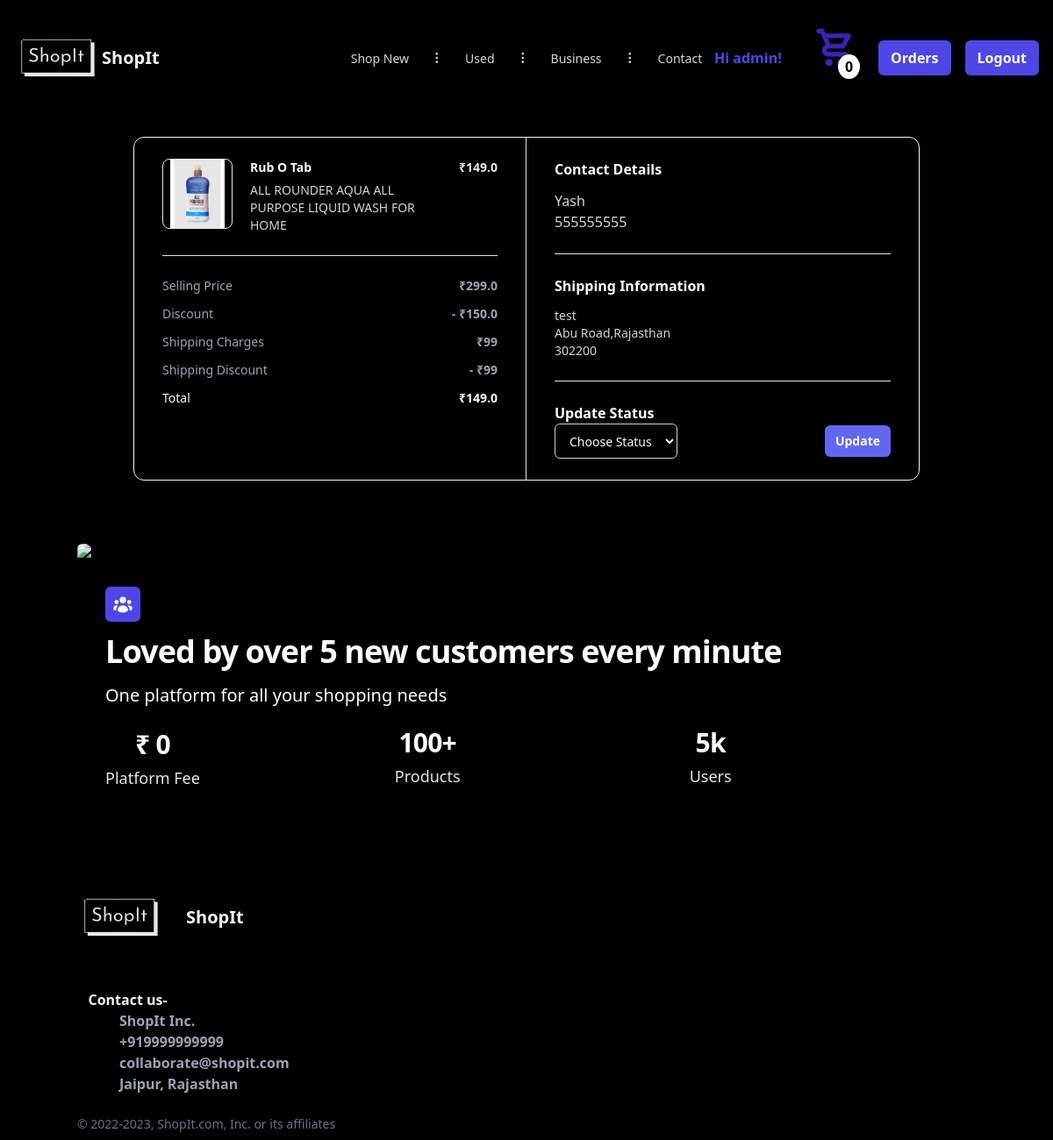
The page /orders/7/ (signed in) on the database its author committed.
### ecom/models.py (models this page shows, shortened)
class Orders(models.Model):
    title = models.CharField(max_length=100)
    price = models.FloatField()
    dprice = models.FloatField(null=True,blank=True)
    description_short = models.CharField(max_length=50)
    image = models.ImageField(upload_to='media/Orders/', null=True, blank=True)
    state=models.CharField(max_length=20,default="")
    city=models.CharField(max_length=20,default="")
    user=models.ForeignKey( User ,on_delete=models.CASCADE)
    name=models.CharField(max_length=30,default="")
    phone=PhoneField(default=0)
    address=models.CharField(max_length=100,default="")
    pincode=models.IntegerField()
    timeplaced=models.DateTimeField(default=timezone.now())
    status=models.CharField(max_length=20, default=" ")

### ecom/views.py (the view)
# urls.py: path('orders/<int:order_id>/', views.orderdetail, name='orderdetail'),
@login_required
def orderdetail(request,order_id):
    order=get_object_or_404(Orders, pk=order_id)
    if request.method=="GET":
        if(request.user.username=="admin"):
            admin=True
        else:
            admin=False
        form=OrderForm(instance=order)
        discount=order.price-order.dprice
        return render(request,'ecom/orderdetail.html',{'order':order,'form':form,'discount':discount,'admin':admin})
    else:
        form=OrderForm(request.POST, instance=order)
        form.save()
        return redirect(orders)

### ecom/templates/ecom/orderdetail.html (shortened to what this page needs)
<!DOCTYPE html>
<html lang="en">
<head>
</head>
{% extends 'ecom/base.html' %}
{% load static %}
{% block content %}
<body style="background-color: rgb(0, 0, 0);">
    <div class="mx-auto my-4 max-w-4xl md:my-6">
        <div class="overflow-hidden rounded-xl border border-gray-100 shadow">
          <div class="grid grid-cols-1 md:grid-cols-2">
            <div class="px-5 py-6 md:border-r md:border-r-gray-200 md:px-8">
              <div class="flow-root">
                <ul class="-my-7 divide-y divide-gray-200">
                  <li class="flex items-stretch justify-between space-x-5 py-7">
                    <div class="flex flex-1 items-stretch">
                      <div class="flex-shrink-0">
                        <img
                          class="h-20 w-20 rounded-lg border border-gray-200 object-contain"
                          src="{{order.image.url}}"
                        />
                      </div>
                      <div class="ml-5 flex flex-col justify-between">
                        <div class="flex-1">
                          <p class="text-sm font-bold text-white">
                            {{order.title}}
                          </p>
                          <p class="mt-1.5 text-sm font-medium text-gray-300">
                            {{order.description_short}}
                          </p>
                        </div>
                      </div>
                    </div>
                    <div class="ml-auto flex flex-col items-end justify-between">
                      <p class="text-right text-sm font-bold text-gray-200">
                        ₹{{ order.dprice }}
                      </p>
                    </div>
                  </li>
                </ul>
                <hr class="mt-6 border-gray-200" />
                <ul class="mt-6 space-y-3">
                    <li class="flex items-center justify-between">
                        <p class="text-sm text-gray-400 font-medium ">Selling Price</p>
                        <p class="text-sm text-gray-400 font-bold ">₹{{order.price}}</p>
                      </li>
                      <li class="flex items-center justify-between">
                        <p class="text-sm text-gray-400 font-medium ">Discount</p>
                        <p class="text-sm text-gray-400 font-bold ">- ₹{{discount}}</p>
                      </li>
                    <li class="flex items-center justify-between">
                        <p class="text-sm text-gray-400 font-medium ">Shipping Charges</p>
                        <p class="text-sm text-gray-400 font-bold ">₹99</p>
                      </li>
                      <li class="flex items-center justify-between">
                        <p class="text-sm text-gray-400 font-medium ">Shipping Discount</p>
                        <p class="text-sm text-gray-400 font-bold ">- ₹99</p>
                      </li>
                  <li class="flex items-center justify-between">
                    <p class="text-sm text-white font-medium ">Total</p>
                    <p class="text-sm text-white font-bold ">₹{{order.dprice}}</p>
                  </li>
                </ul>
              </div>
            </div>
            <div class="px-5 py-6 md:px-8">
              <div class="flow-root">
                <div class="-my-6 divide-y divide-gray-200">
                  <div class="py-6">
                    <h2 class="text-base font-bold text-white">
                      Contact Details
                    </h2>
                    <p class="font-medium mt-3 text-bold text-gray-300">
                      {{order.name}}
                    </p>
                    <p class="text-bold font-small text-gray-300">
                      {{order.phone}}
                    </p>
                  </div>
                  <div class="py-6">
                    <h2 class="mb-2 text-base font-bold text-white">
                      Shipping Information
                    </h2>
                    <p class="mt-3 text-sm font-medium text-gray-300">{{order.address}}</p>
                    <p class="text-sm font-medium text-gray-300">
                      {{order.city}},{{order.state}}
                    </p>
                    <p class="text-sm font-medium text-gray-300">{{order.pincode}}</p>
                  </div>
                  {% if admin %}
                  <div class="py-6 ">
                    <h2 class="text-base font-bold text-white">
                      Update Status
                    </h2>
                    <form method="POST" enctype="multipart/form-data">
                    <div class="flex items-center justify-between">
                      <select class="flex h-10 w-30 rounded-md border border-gray-300 bg-transparent py-2 px-3 text-sm placeholder:text-gray-400 focus:outline-none focus:ring-1 focus:ring-gray-400 focus:ring-offset-1 disabled:cursor-not-allowed disabled:opacity-50 dark:border-gray-700 text-gray-50 bg-black dark:focus:ring-gray-400 dark:focus:ring-offset-gray-900"
                      name="status" maxlength="20" required="" id="id_status" fdprocessedid="biu3o">
                      <option value="" disabled selected>Choose Status</option>
                    </select>
                    <button
                  type="sumbit"
                  class="rounded-md bg-indigo-500 px-3 py-2 text-sm font-semibold text-white shadow-sm hover:bg-black/80 focus-visible:outline focus-visible:outline-2 focus-visible:outline-offset-2 focus-visible:outline-white"
                >
                  Update
                </button>
                  </div>
                </form>
                  </div>
                {%endif%}
                </div>
              </div>
            </div>
          </div>
        </div>
      </div>
    </body>
    </html>
{% endblock %}

### ecom/templates/ecom/base.html (shortened to what this page needs)
{% load static %}
  <!DOCTYPE html>
  <html lang="en">
  <head>
      <link href="https://unpkg.com/tailwindcss@^2/dist/tailwind.min.css" rel="stylesheet">
      <header class="text-gray-600 body-font">
          <div>
            <nav
              class="relative px-4 py-4 flex justify-between items-center border-y border-gray-700">
              <a class="flex title-font font-medium items-center text-gray-900 mb-4 md:mb-0" href="{% url 'home' %}">
                <img src="{% static 'ecom/Logo.png' %}" alt="My image" width="100" height="75" class="d-inline-block align-top">
                <span class="text-xl font-bold text-gray-100">ShopIt</span>
              </a>
              <ul
                class="hidden absolute top-1/2 left-1/2 transform -translate-y-1/2 -translate-x-1/2 lg:flex lg:mx-auto lg:items-center lg:w-auto lg:space-x-6">
                {% if request.get_full_path != "/catalog/"%}
                <li>
                  <a
                    class="text-sm text-gray-300 hover:text-gray-600 dark:text-gray-300"
                    href="{% url 'catalog' %}">
                    Shop New
                  </a>
                </li>
                <li class="text-gray-300">
                  <svg
                    xmlns="http://www.w3.org/2000/svg"
                    fill="none"
                    stroke="currentColor"
                    class="w-4 h-4 current-fill"
                    viewBox="0 0 24 24">
                    <path
                      stroke-linecap="round"
                      stroke-linejoin="round"
                      stroke-width="2"
                      d="M12 5v0m0 7v0m0 7v0m0-13a1 1 0 110-2 1 1 0 010 2zm0 7a1 1 0 110-2 1 1 0 010 2zm0 7a1 1 0 110-2 1 1 0 010 2z"></path>
                  </svg>
                </li>
                {% endif %}
                {% if request.get_full_path != "/used/" %}
                <li>
                  <a
                    class="text-sm text-gray-300 hover:text-gray-600 dark:text-gray-300"
                    href="{% url 'used' %}">
                    Used
                  </a>
                </li>
                <li class="text-gray-300">
                  <svg
                    xmlns="http://www.w3.org/2000/svg"
                    fill="none"
                    stroke="currentColor"
                    class="w-4 h-4 current-fill"
                    viewBox="0 0 24 24">
                    <path
                      stroke-linecap="round"
                      stroke-linejoin="round"
                      stroke-width="2"
                      d="M12 5v0m0 7v0m0 7v0m0-13a1 1 0 110-2 1 1 0 010 2zm0 7a1 1 0 110-2 1 1 0 010 2zm0 7a1 1 0 110-2 1 1 0 010 2z"></path>
                  </svg>
                </li>
                {% endif %}
                {% if request.get_full_path != "/business/" %}
                <li>
                  <a
                    class="text-sm text-gray-300 hover:text-gray-600 dark:text-gray-300"
                    href="{% url 'business' %}">
                    Business
                  </a>
                </li>
                <li class="text-gray-300">
                  <svg
                    xmlns="http://www.w3.org/2000/svg"
                    fill="none"
                    stroke="currentColor"
                    class="w-4 h-4 current-fill"
                    viewBox="0 0 24 24">
                    <path
                      stroke-linecap="round"
                      stroke-linejoin="round"
                      stroke-width="2"
                      d="M12 5v0m0 7v0m0 7v0m0-13a1 1 0 110-2 1 1 0 010 2zm0 7a1 1 0 110-2 1 1 0 010 2zm0 7a1 1 0 110-2 1 1 0 010 2z"></path>
                  </svg>
                </li>
                {%endif%}
                <li>
                  <a
                    class="text-sm text-gray-300 hover:text-gray-600 dark:text-gray-300"
                    href="#contact">
                    Contact
                  </a>
                </li>
              </ul>
              <div class="space-x-2 hidden text-indigo-600 font-bold lg:block" >
                <ul class="hidden absolute top-1/2 right-4 transform -translate-y-1/2 lg:flex lg:mx-auto lg:items-center lg:w-auto lg:space-x-4">
                  {% if user.is_authenticated %}
                  <li>
                    Hi {{user.username}}! &nbsp;
                  </li>
                  <li>
                    <a href="{% url 'cart' %}" target="_self">
                      <img src="{% static 'ecom/cart.png' %}" width="70" height="55">
                      <span style="position: relative; top: -25px; left: 40px; background-color: rgb(255, 255, 255); color: rgb(0, 0, 0); padding: 3px 8px; border-radius: 50%;">{{ cart_count }}</span>
                    </a>
                  </li>
                  <li>
                    <a href="{% url 'orders' %}" target="_self">
                      <button class="rounded-md bg-indigo-600 px-3.5 py-1.5 text-base font-semibold leading-7 text-white hover:bg-indigo-500">
                        Orders
                      </button>
                    </a>
                  </li>
                  <li>
                    <form action="{% url 'logoutuser' %}" method="POST">
                      <button type="submit" class="rounded-md bg-indigo-600 px-3.5 py-1.5 text-base font-semibold leading-7 text-white hover:bg-indigo-500">
                        Logout
                      </button>
                    </form>
                  </li>
                  {% endif %}
                </ul>
              </div>
            </nav>
          </div>
      </header>
  </head>
  <body>
    {% block content %}
    {% endblock %}
    <div class="container py-12 mx-auto">
      <div class="relative h-80 flex items-center">
        <img
          src="https://images.unsplash.com/photo-1521737604893-d14cc237f11d?ixlib=rb-4.0.3&amp;ixid=MnwxMjA3fDB8MHxzZWFyY2h8NDR8fHRlYW18ZW58MHx8MHx8&amp;auto=format&amp;fit=crop&amp;w=800&amp;q=60"
          alt="Team"
          class="h-full w-full object-cover rounded-md absolute inset-0" />
        <div class="px-6 lg:px-8 z-10 mt-8">
          <div>
            <div class="mx-auto max-w-4xl">
              <div class="p-2 bg-indigo-600 rounded-md inline-block">
                <span>
                </span>
              </div>
              <h2
                class="mt-2 text-3xl font-bold tracking-tight text-white sm:text-4xl">
                Loved by over 5 new customers every minute
              </h2>
              <p class="mt-3 text-xl text-white sm:mt-4">
               One platform for all your shopping needs
              </p>
            </div>
          </div>
          <dl class="flex space-x-2">
            <div class="flex flex-col p-6 pl-0 text-center">
              <dt class="order-2 mt-2 text-lg font-medium leading-6 text-gray-200">
                Platform Fee
              </dt>
              <dd class="order-1 text-3xl font-bold tracking-tight text-white">
                ₹ 0
              </dd>
            </div>
            <div class="flex flex-col p-6 text-center">
              <dt class="order-2 mt-2 text-lg font-medium leading-6 text-gray-200">
                Products
              </dt>
              <dd id ="100" class="order-1 text-3xl font-bold tracking-tight text-white " style="margin-top:38px;">
                100+
              </dd>
            </div>
            <div class="flex flex-col p-6 text-center">
              <dt class="order-2 mt-2 text-lg font-medium leading-6 text-gray-200">
                Users
              </dt>
              <dd class="order-1 text-3xl font-bold tracking-tight text-white" style="margin-top:38px;">
                5k
              </dd>
            </div>
          </dl>
        </div>
      </div>
    </div>
    <footer class="container mx-auto px-10 md:px-0 py-2">
      <div class="flex items-center space-x-6">
        <img src="{% static 'ecom/Logo.png' %}" alt="My image" width="100" height="75" class="d-inline-block align-top">
        <div>
          <h1 class="text-xl font-bold text-gray-100">ShopIt</h1>
        </div>
      </div>
      <div id="contact" class="mt-8">
        <ul
          class="flex flex-col space-y-4 md:space-y-0 md:flex-col md:space-x-6 lg:space-x-12 items-start  font-semibold text-base text-gray-100">
          <li>&nbsp;&nbsp;&nbsp;Contact us-</li>
          <li class="text-gray-400" >ShopIt Inc.</li>
          <li class="text-gray-400">+919999999999</li>
          <li class="text-gray-400">collaborate@shopit.com</li>
          <li class="text-gray-400">Jaipur, Rajasthan</li>
        </ul>
      </div>
      <p class="text-sm text-gray-500 dark:text-gray-400 mt-6">
        © 2022-2023, ShopIt.com, Inc. or its affiliates
      </p>
    </footer>
  </body>
  </html>

### rows shown on the page
Orders: image (picture), title "Rub O Tab", description_short "ALL ROUNDER AQUA ALL PURPOSE LIQUID WASH FOR HOME", dprice "149.0", price "299.0", name "Yash", phone "555555555", address "test", city "Abu Road", state "Rajasthan", pincode "302200"

### other values the page prints
{{ user.username }} "admin"
{{ cart_count }} "0"
{{ discount }} "150.0"
